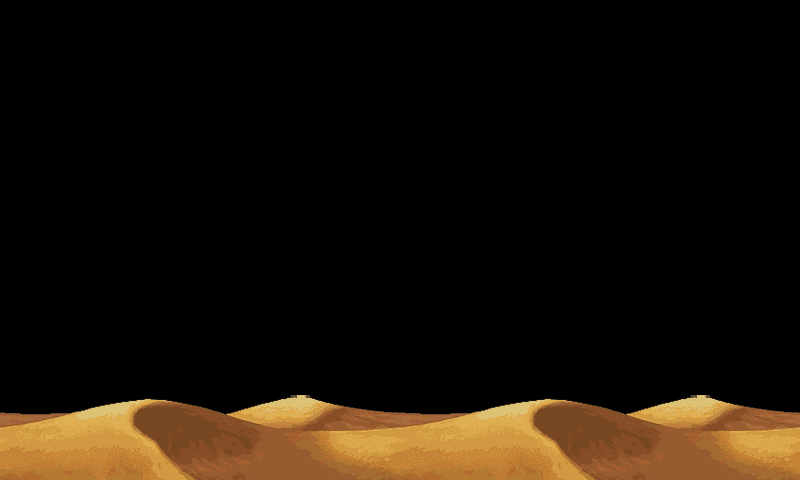

Tiled map render using the project's own tile images. Description and the map definition, with tile-layer contents summarised, below:
An orthogonal 25x15 tile map with 32x32 px tiles, 1 tile layer (FrontDune), 2 tilesets.

<map version="1.0" orientation="orthogonal" renderorder="right-down" width="25" height="15" tilewidth="32" tileheight="32" nextobjectid="1">
 <tileset firstgid="1" name="1_3_atlas" tilewidth="32" tileheight="32" tilecount="640" columns="32">
  <image source="1_3_atlas.png" width="1024" height="640" />
 </tileset>
 <tileset firstgid="641" name="DesertLand" tilewidth="32" tileheight="32" tilecount="625" columns="25">
  <image source="DesertLand.png" width="800" height="800" />
 </tileset>
 <layer name="FrontDune" width="25" height="15">
  <data>[375 cells, 75 non-empty, 75 distinct tile ids]</data>
 </layer>
</map>
